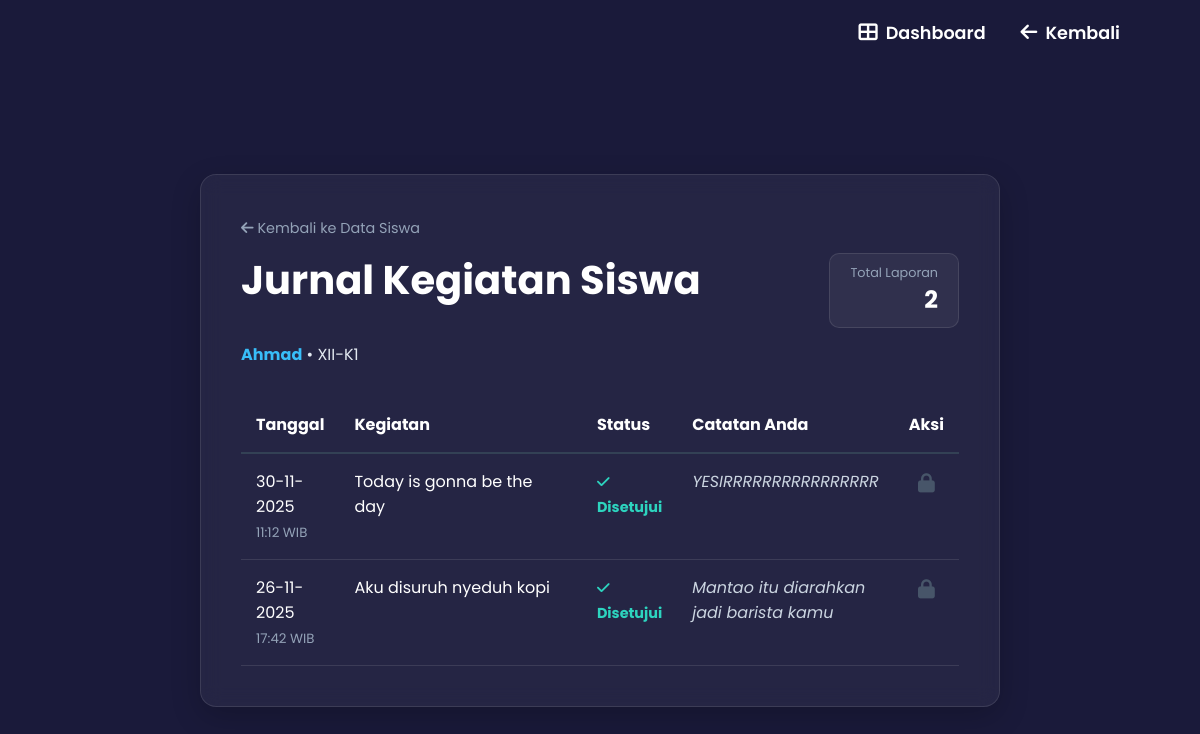
Screenshot of /laporan-siswa.php?id=1 (signed in) with the database file from the repository.
### tables this page shows
CREATE TABLE `siswa` (
  `id_siswa` int(25) NOT NULL,
  `nama_siswa` varchar(21) NOT NULL,
  `nis` int(21) DEFAULT NULL,
  `agama` varchar(21) NOT NULL,
  `ttl` date NOT NULL,
  `jenis_kelamin` enum('laki-laki','perempuan') NOT NULL,
  `g_darah` varchar(21) NOT NULL,
  `catatan_kesehatan` varchar(21) NOT NULL,
  `no_kontak` int(21) NOT NULL,
  `Alamat` varchar(21) NOT NULL,
  `kelas` int(20) NOT NULL,
  `id_users` int(11) NOT NULL,
  `id_kelas` int(21) NOT NULL
);

CREATE TABLE `kelas` (
  `id_kelas` int(21) NOT NULL,
  `kelas` varchar(21) NOT NULL,
  `jurusan` varchar(21) NOT NULL
);

CREATE TABLE `jurnalkegiatan` (
  `id_jurnalkegiatan` int(11) NOT NULL,
  `id_users` int(25) NOT NULL,
  `id_siswa` int(25) NOT NULL,
  `tanggal` date NOT NULL,
  `kegiatan` text NOT NULL,
  `waktu` varchar(50) NOT NULL,
  `status` enum('menunggu','disetujui','ditolak') DEFAULT 'menunggu',
  `paraf_pembimbing` varchar(100) DEFAULT NULL,
  `catatan_pembimbing` text DEFAULT NULL
);

### laporan-siswa.php (the view, shortened to what this page needs)
<?php
include 'config.php';
$id_siswa = mysqli_real_escape_string($conn, $_GET['id']);
$query_siswa = mysqli_query($conn, "
    SELECT s.*, k.kelas as nama_kelas
    FROM siswa s
    LEFT JOIN kelas k ON s.id_kelas = k.id_kelas
    WHERE s.id_siswa = '$id_siswa'
");
$siswa = mysqli_fetch_assoc($query_siswa);
$query_laporan = mysqli_query($conn, "
    SELECT * FROM jurnalkegiatan
    WHERE id_siswa = '$id_siswa'
    ORDER BY tanggal DESC
");
?>
<!DOCTYPE html>
<html lang="id">
<head>
    <link rel="stylesheet" href="style.css">
    <link rel="stylesheet" href="https://cdnjs.cloudflare.com/ajax/libs/font-awesome/6.5.2/css/all.min.css">
</head>
<body>
<header>
  <nav>
    <ul class="nav-links">
        <li><a href="dashboard wakasekubin.php"><i class="fa fa-th-large"></i> Dashboard</a></li>
        <li><a href="data-siswa-pembimbing.php"><i class="fas fa-arrow-left"></i> Kembali</a></li>
     </ul>
  </nav>
</header>
<main class="dashboard-style">
    <div class="dashboard-container animate-fade-up">
        <div style="display: flex; justify-content: space-between; align-items: center; margin-bottom: 30px;">
            <div>
                <a href="data-siswa-pembimbing.php" style="color: #94a3b8; text-decoration: none; font-size: 0.9rem;">
                    <i class="fas fa-arrow-left"></i> Kembali ke Data Siswa
                </a>
                <h1 style="margin-top: 10px;">Jurnal Kegiatan Siswa</h1>
                <div style="color: #e2e8f0; margin-top: 5px;">
                    <span style="font-weight: bold; color: #38bdf8;"><?php echo htmlspecialchars($siswa['nama_siswa']); ?></span>
                    &bull; <?php echo htmlspecialchars($siswa['nama_kelas']); ?>
                </div>
            </div>
            <div style="text-align: right; background: rgba(255,255,255,0.05); padding: 10px 20px; border-radius: 10px; border: 1px solid rgba(255,255,255,0.1);">
                <span style="display: block; font-size: 0.8rem; color: #94a3b8;">Total Laporan</span>
                <span style="font-size: 1.5rem; font-weight: bold;"><?php echo mysqli_num_rows($query_laporan); ?></span>
            </div>
        </div>
        <div class="table-wrapper">
            <table style="width: 100%; border-collapse: collapse;">
                <thead>
                    <tr style="border-bottom: 2px solid #334155; text-align: left;">
                        <th style="padding: 15px;">Tanggal</th>
                        <th style="padding: 15px; width: 40%;">Kegiatan</th>
                        <th style="padding: 15px;">Status</th>
                        <th style="padding: 15px;">Catatan Anda</th>
                        <th style="padding: 15px; text-align: center;">Aksi</th>
                    </tr>
                </thead>
                <tbody>
                    <?php
                    if(mysqli_num_rows($query_laporan) > 0) {
                        while($row = mysqli_fetch_assoc($query_laporan)) {
                    ?>
                    <tr style="border-bottom: 1px solid rgba(255,255,255,0.1);">
                        <td style="padding: 15px; vertical-align: top;">
                            <?php echo date('d-m-Y', strtotime($row['tanggal'])); ?>
                            <br>
                            <small style="color: #94a3b8;"><?php echo substr($row['waktu'], 0, 5); ?> WIB</small>
                        </td>
                        <td style="padding: 15px; vertical-align: top; line-height: 1.6;">
                            <?php echo nl2br(htmlspecialchars($row['kegiatan'])); ?>
                        </td>
                        <td style="padding: 15px; vertical-align: top;">
                            <?php
                            if($row['status'] == 'menunggu') {
                                echo '<span style="color:#f59e0b; font-weight:bold; font-size: 0.9rem;"><i class="fas fa-clock"></i> Menunggu</span>';
                            } elseif($row['status'] == 'disetujui') {
                                echo '<span style="color:#2dd4bf; font-weight:bold; font-size: 0.9rem;"><i class="fas fa-check"></i> Disetujui</span>';
                            } else {
                                echo '<span style="color:#ef4444; font-weight:bold; font-size: 0.9rem;"><i class="fas fa-times"></i> Ditolak</span>';
                            }
                            ?>
                        </td>
                        <td style="padding: 15px; vertical-align: top; font-style: italic; color: #cbd5e1;">
                            <?php echo !empty($row['catatan_pembimbing']) ? htmlspecialchars($row['catatan_pembimbing']) : '<span style="color: #64748b;">- Tidak ada catatan -</span>'; ?>
                        </td>
                        <td style="padding: 15px; vertical-align: top; text-align: center;">
                            <?php if($row['status'] == 'menunggu') { ?>
                                <a href="validasi-laporan.php?id=<?php echo $row['id_jurnalkegiatan']; ?>" class="btn-dashboard secondary" style="padding: 5px 10px; font-size: 0.8rem;">
                                    Validasi
                                </a>
                            <?php } else { ?>
                                <span style="font-size: 1.2rem; color: #475569;"><i class="fas fa-lock"></i></span>
                            <?php } ?>
                        </td>
                    </tr>
                    <?php
                        }
                    } else {
                        echo "<tr><td colspan='5' style='text-align:center; padding: 40px; color: #94a3b8;'>Siswa ini belum membuat laporan sama sekali.</td></tr>";
                    }
                    ?>
                </tbody>
            </table>
        </div>
    </div>
</main>
</body>
</html>

### style.css (style rules this page uses)
* { margin: 0; padding: 0; box-sizing: border-box; }
body { font-family: 'Poppins', sans-serif; background-color: #1a1a3a; color: #ffffff; overflow-x: hidden; }
header { position: absolute; top: 0; left: 0; width: 100%; padding: 20px 80px; z-index: 100; }
nav { display: flex; justify-content: space-between; align-items: center; }
.nav-links { display: flex; list-style: none; gap: 30px; }
.nav-links a { text-decoration: none; color: #ffffff; font-weight: 600; transition: color 0.3s ease; }
nav { display: flex; justify-content: space-between; align-items: center; animation: fadeSlideDown 0.8s ease forwards; }
.dashboard-style { padding-top: 40px; display: flex; justify-content: center; align-items: start; }
.dashboard-style { min-height: 100vh; padding: 120px 20px 40px 20px; display: flex; justify-content: center; align-items: center; }
.dashboard-container { width: 100%; max-width: 800px; margin: 0 auto 0 auto; display: flex; flex-direction: column; justify-content: flex-start; align-items: stretch; padding: 40px; background-color: rgba(255, 255, 255, 0.05); border: 1px solid rgba(255, 255, 255, 0.1); border-radius: 16px; box-shadow: 0 10px 30px rgba(0, 0, 0, 0.2); backdrop-filter: blur(10px); animation: fadeIn 1s ease-out; }
.nav-links { display: flex; list-style: none; gap: 35px; }
.nav-links a { text-decoration: none; color: #ffffff; font-weight: 600; transition: color 0.3s ease; display: flex; align-items: center; gap: 8px; font-size: 1.1rem; }
.nav-links i { font-size: 1.2rem; }
.dashboard-container { width: 100%; max-width: 800px; padding: 40px; background-color: rgba(255, 255, 255, 0.05); border-radius: 16px; }
.table-wrapper { overflow-x: auto; }
.animate-fade-up { opacity: 0; animation: fadeIn 1s ease-out forwards; }
.dashboard-container h1 { text-align: center; margin-bottom: 2rem; font-size: 2.5rem; }

### rows the page displays
siswa: nama_siswa "Ahmad", id_kelas.kelas "XII-K1"
jurnalkegiatan: tanggal "30-11-2025", waktu "11:12", kegiatan "Today is gonna be the day", status "disetujui" (drawn), catatan_pembimbing "YESIRRRRRRRRRRRRRRRR"
jurnalkegiatan: tanggal "26-11-2025", waktu "17:42", kegiatan "Aku disuruh nyeduh kopi", status "disetujui" (drawn), catatan_pembimbing "Mantao itu diarahkan jadi barista kamu"

### other values shown
mysqli_num_rows($query_laporan) "2"
